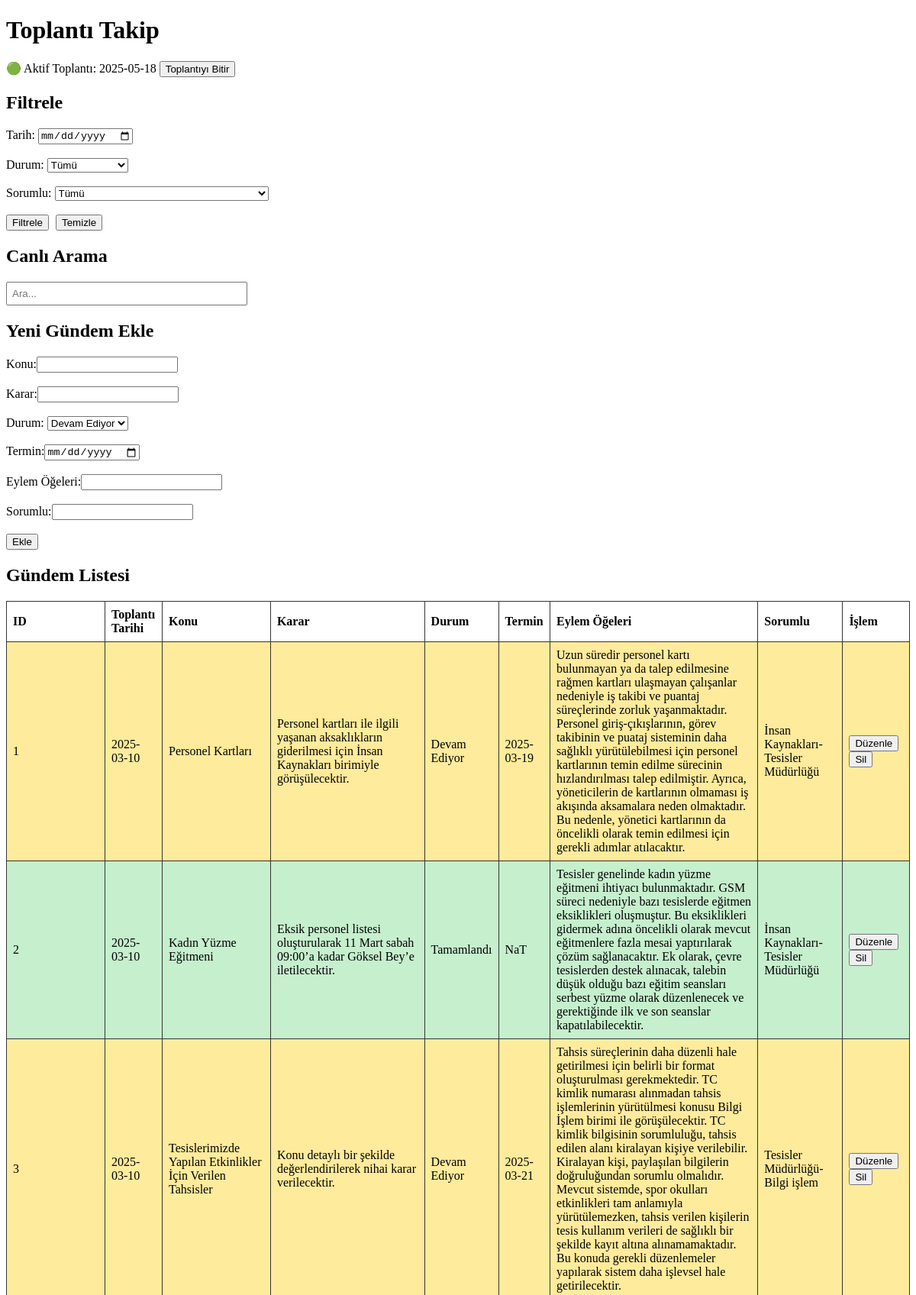
The page / (upper part) on the database its author committed.
### tables this page shows
CREATE TABLE toplantilar (
        id TEXT PRIMARY KEY,
        tarih TEXT,
        konu TEXT,
        karar TEXT,
        durum TEXT,
        termin TEXT,
        eylem TEXT,
        sorumlu TEXT
    );

### app.py (the view, shortened to what this page needs)
@app.route('/', methods=['GET', 'POST'])
def index():
    durum = oku_durum()
    bugun = datetime.now().strftime('%Y-%m-%d')
    filtre_tarih = request.args.get('tarih', '')
    filtre_durum = request.args.get('durum', '')
    filtre_sorumlu = request.args.get('sorumlu', '')
    conn = baglanti_kur()
    cursor = conn.cursor()
    query = "SELECT * FROM toplantilar"
    params = []
    filters = []
    if filtre_tarih:
        filters.append("tarih = ?")
        params.append(filtre_tarih)
    if filtre_durum:
        filters.append("durum = ?")
        params.append(filtre_durum)
    if filtre_sorumlu:
        filters.append("sorumlu = ?")
        params.append(filtre_sorumlu)
    if filters:
        query += " WHERE " + " AND ".join(filters)
    cursor.execute(query, params)
    rows = cursor.fetchall()
    cursor.execute("SELECT DISTINCT sorumlu FROM toplantilar WHERE sorumlu != ''")
    sorumlular = sorted(s[0] for s in cursor.fetchall())
    conn.close()
    data = [{
        'id': r[0],
        'toplanti_tarihi': r[1],
        'konu': r[2],
        'karar': r[3],
        'durum': r[4],
        'durum_class': durum_class(r[4]),
        'termin': r[5],
        'eylem': r[6],
        'sorumlu': r[7]
    } for r in rows]
    return render_template('index.html', gundemler=data, bugun=bugun, toplanti=durum,
                           filtre={"tarih": filtre_tarih, "durum": filtre_durum, "sorumlu": filtre_sorumlu},
                           sorumlular=sorumlular)

### app.py (called while the page is built)
def oku_durum():
    if not os.path.exists(DURUM_DOSYASI):
        return {"aktif": False, "tarih": None}
    with open(DURUM_DOSYASI, 'r') as f:
        return json.load(f)

def durum_class(durum):
    return {
        'Devam Ediyor': 'devam_ediyor',
        'Tamamlandı': 'tamamlandi',
        'Beklemede': 'beklemede',
        'İptal Edildi': 'iptal_edildi'
    }.get(durum, '')

### veritabani.py (called while the page is built)
def baglanti_kur():
    return sqlite3.connect('toplanti.db')

### templates/index.html (shortened to what this page needs)
<!doctype html>
<html lang="tr">
<head>
</head>
<body>
  <h1>Toplantı Takip</h1>
  <p>
    {% if toplanti.aktif %}
      🟢 Aktif Toplantı: {{ toplanti.tarih }}
      <a href="{{ url_for('bitir') }}"><button>Toplantıyı Bitir</button></a>
    {% else %}
      🔴 Aktif Toplantı Yok
      <a href="{{ url_for('baslat') }}"><button>Toplantıyı Başlat</button></a>
    {% endif %}
  </p>
  <h2>Filtrele</h2>
  <form method="GET">
    <label>Tarih:</label>
    <input type="date" name="tarih" value="{{ filtre.tarih }}"><br><br>
    <label>Durum:</label>
    <select name="durum">
      <option value="">Tümü</option>
    </select><br><br>
    <label>Sorumlu:</label>
    <select name="sorumlu">
      <option value="">Tümü</option>
    </select><br><br>
    <button type="submit">Filtrele</button>
    <a href="{{ url_for('index') }}"><button type="button">Temizle</button></a>
  </form>
  <h2>Canlı Arama</h2>
  <input type="text" id="aramaInput" placeholder="Ara..." style="width: 300px; padding: 6px;">
  {% if toplanti.aktif %}
  <h2>Yeni Gündem Ekle</h2>
  <form method="POST">
    <label>Konu:</label><input type="text" name="konu" required><br><br>
    <label>Karar:</label><input type="text" name="karar"><br><br>
    <label>Durum:</label>
    <select name="durum">
      <option>Devam Ediyor</option>
    </select><br><br>
    <label>Termin:</label><input type="date" name="termin" required><br><br>
    <label>Eylem Öğeleri:</label><input type="text" name="eylem"><br><br>
    <label>Sorumlu:</label><input type="text" name="sorumlu" required><br><br>
    <button type="submit">Ekle</button>
  </form>
  {% endif %}
  <h2>Gündem Listesi</h2>
  <table>
    <thead>
      <tr>
        <th>ID</th>
        <th>Toplantı Tarihi</th>
        <th>Konu</th>
        <th>Karar</th>
        <th>Durum</th>
        <th>Termin</th>
        <th>Eylem Öğeleri</th>
        <th>Sorumlu</th>
        <th>İşlem</th>
      </tr>
    </thead>
    <tbody>
      {% for item in gundemler %}
      <tr class="{{ item.durum_class }}">
        <td>{{ item.id }}</td>
        <td>{{ item.toplanti_tarihi }}</td>
        <td>{{ item.konu }}</td>
        <td>{{ item.karar }}</td>
        <td>{{ item.durum }}</td>
        <td>{{ item.termin }}</td>
        <td>{{ item.eylem }}</td>
        <td>{{ item.sorumlu }}</td>
        <td>
          <a href="{{ url_for('duzenle', id=item.id) }}"><button>Düzenle</button></a>
          <a href="{{ url_for('sil', id=item.id) }}" onclick="return confirm('Silmek istediğinizden emin misiniz?');"><button>Sil</button></a>
        </td>
      </tr>
      {% endfor %}
    </tbody>
  </table>
</body>
</html>

### templates/index.html (style rules this page uses)
table { border-collapse: collapse; width: 100%; margin-top: 20px; }
th, td { border: 1px solid #333; padding: 8px; text-align: left; }
tr.devam_ediyor { background-color: #FFEB9C; }
tr.tamamlandi { background-color: #C6EFCE; }
button { margin-right: 5px; }

### rows shown on the page
toplantilar: id "1", toplanti_tarihi "2025-03-10", konu "Personel Kartları", karar "Personel kartları ile ilgili yaşanan aksaklıkların giderilmesi için İnsan Kaynakları birimiyle görüşülecektir.", durum "Devam Ediyor", termin "2025-03-19", eylem "Uzun süredir personel kartı bulunmayan ya da talep edilmesine rağmen kartları ulaşmayan çalışanlar nedeniyle iş takibi ve puantaj süreçlerinde zorluk yaşanmaktadır. Personel giriş-çıkışlarının, görev takibinin ve puataj sisteminin daha sağlıklı yürütülebilmesi için personel kartlarının temin edilme sürecinin hızlandırılması talep edilmiştir. Ayrıca, yöneticilerin de kartlarının olmaması iş akışında aksamalara neden olmaktadır. Bu nedenle, yönetici kartlarının da öncelikli olarak temin edilmesi için gerekli adımlar atılacaktır.", sorumlu "İnsan Kaynakları- Tesisler Müdürlüğü"
toplantilar: id "2", toplanti_tarihi "2025-03-10", konu "Kadın Yüzme Eğitmeni", karar "Eksik personel listesi oluşturularak 11 Mart sabah 09:00’a kadar Göksel Bey’e iletilecektir.", durum "Tamamlandı", termin "NaT", eylem "Tesisler genelinde kadın yüzme eğitmeni ihtiyacı bulunmaktadır. GSM süreci nedeniyle bazı tesislerde eğitmen eksiklikleri oluşmuştur. Bu eksiklikleri gidermek adına öncelikli olarak mevcut eğitmenlere fazla mesai yaptırılarak çözüm sağlanacaktır. Ek olarak, çevre tesislerden destek alınacak, talebin düşük olduğu bazı eğitim seansları serbest yüzme olarak düzenlenecek ve gerektiğinde ilk ve son seanslar kapatılabilecektir.", sorumlu "İnsan Kaynakları- Tesisler Müdürlüğü"
toplantilar: id "3", toplanti_tarihi "2025-03-10", konu "Tesislerimizde Yapılan Etkinlikler İçin Verilen Tahsisler", karar "Konu detaylı bir şekilde değerlendirilerek nihai karar verilecektir.", durum "Devam Ediyor", termin "2025-03-21", eylem "Tahsis süreçlerinin daha düzenli hale getirilmesi için belirli bir format oluşturulması gerekmektedir. TC kimlik numarası alınmadan tahsis işlemlerinin yürütülmesi konusu Bilgi İşlem birimi ile görüşülecektir. TC kimlik bilgisinin sorumluluğu, tahsis edilen alanı kiralayan kişiye verilebilir. Kiralayan kişi, paylaşılan bilgilerin doğruluğundan sorumlu olmalıdır. Mevcut sistemde, spor okulları etkinlikleri tam anlamıyla yürütülemezken, tahsis verilen kişilerin tesis kullanım verileri de sağlıklı bir şekilde kayıt altına alınamamaktadır. Bu konuda gerekli düzenlemeler yapılarak sistem daha işlevsel hale getirilecektir.", sorumlu "Tesisler Müdürlüğü- Bilgi işlem"

### other values the page prints
{{ toplanti.tarih }} "2025-05-18"
